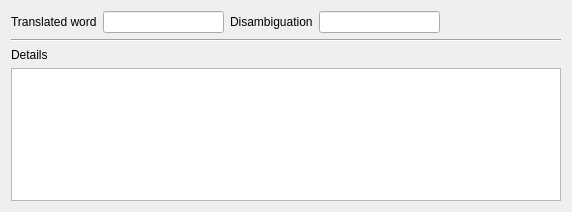
<?xml version="1.0" encoding="UTF-8"?>
<ui version="4.0">
 <class>WordEntryWidget</class>
 <widget class="QWidget" name="WordEntryWidget">
  <property name="geometry">
   <rect>
    <x>0</x>
    <y>0</y>
    <width>572</width>
    <height>212</height>
   </rect>
  </property>
  <property name="windowTitle">
   <string>Form</string>
  </property>
  <layout class="QVBoxLayout" name="verticalLayout">
   <item>
    <layout class="QHBoxLayout" name="horizontalLayout">
     <item>
      <widget class="QLabel" name="label">
       <property name="text">
        <string>Translated word</string>
       </property>
      </widget>
     </item>
     <item>
      <widget class="QLineEdit" name="valueEdit">
       <property name="toolTip">
        <string/>
       </property>
      </widget>
     </item>
     <item>
      <widget class="QLabel" name="label_2">
       <property name="text">
        <string>Disambiguation</string>
       </property>
      </widget>
     </item>
     <item>
      <widget class="QLineEdit" name="disambiguationEdit">
       <property name="toolTip">
        <string>&lt;html&gt;&lt;head/&gt;&lt;body&gt;&lt;p&gt;Optional: Use this to distinguish homonyms.&lt;br/&gt;ie. for the word &amp;quot;fly&amp;quot; you could specify the disambiguation &amp;quot;insect&amp;quot;.&lt;br/&gt;&lt;br/&gt;Will show up as &lt;span style=&quot; font-weight:700;&quot;&gt;fly (insect)&lt;/span&gt;&lt;/p&gt;&lt;/body&gt;&lt;/html&gt;</string>
       </property>
      </widget>
     </item>
     <item>
      <spacer name="horizontalSpacer">
       <property name="orientation">
        <enum>Qt::Horizontal</enum>
       </property>
       <property name="sizeHint" stdset="0">
        <size>
         <width>40</width>
         <height>20</height>
        </size>
       </property>
      </spacer>
     </item>
    </layout>
   </item>
   <item>
    <widget class="Line" name="line">
     <property name="orientation">
      <enum>Qt::Horizontal</enum>
     </property>
    </widget>
   </item>
   <item>
    <widget class="QLabel" name="label_3">
     <property name="text">
      <string>Details</string>
     </property>
    </widget>
   </item>
   <item>
    <widget class="QPlainTextEdit" name="detailsEdit"/>
   </item>
  </layout>
 </widget>
 <resources/>
 <connections/>
</ui>
